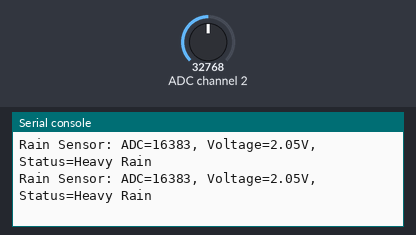
This program was run on a simulated CircuitPython board. Parts: the last lines printed to the serial console. The inputs (shaded band) are chosen by the test bench; at power-on: ADC channel 2 = 32768 (analog values on the 0–65535 scale).

Above: at 1.2 s.
1.3 s: ADC channel 2 set to 45874
At 2.9 s:
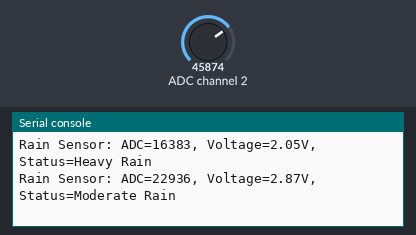
3.5 s: ADC channel 2 set to 57670
At 4.7 s:
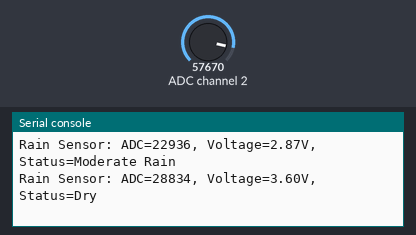

Measured:
- after the input at 1.3 s, the serial console: prints a new line after 0.75 s (image 1)
- after the input at 3.5 s, the serial console: prints a new line after 0.58 s (image 2)

The program:

rainsensor.py
```python
import time
import board
import busio
import adafruit_ads1x15.ads1115 as ADS
import time
import board
import busio
import adafruit_ads1x15.ads1115 as ADS
from adafruit_ads1x15.analog_in import AnalogIn

# Initialize I2C bus
i2c = busio.I2C(board.SCL, board.SDA)

# Set up ADS1115 ADC
ads = ADS.ADS1115(i2c)

# Read Rain Sensor Analog Output (AO -> A0)
rain_channel = AnalogIn(ads, ADS.P2)

# --- CALIBRATION INSTRUCTIONS ---
# 1. Record the ADC reading when the sensor is completely DRY.
# 2. Set DRY_THRESHOLD slightly BELOW that value.
# 3. During rainfall, record ADC readings and correlate with actual rainfall rates (mm/h) using:
#    - A local rain gauge, or
#    - OpenWeatherMap's "rain.1h" (precipitation in the last hour, in mm).
# 4. Classify rainfall intensity:
#    - Light rain: <2.5 mm/h
#    - Moderate rain: 2.5–7.6 mm/h
#    - Heavy rain: >7.6 mm/h
# 5. Map ADC readings to these categories. For example:
#    - DRY_THRESHOLD > 28,000 counts
#    - LIGHT_RAIN_THRESHOLD: 25,000–28,000 counts
#    - MODERATE_RAIN_THRESHOLD: 20,000–25,000 counts
#    - HEAVY_RAIN_THRESHOLD: <20,000 counts
# 6. Adjust the thresholds below based on your calibration data.

# Initial threshold estimates (adjust after calibration)
DRY_THRESHOLD = 28000  # Example: slightly below dry reading
LIGHT_RAIN_THRESHOLD = 25000  # Example: light rain range
MODERATE_RAIN_THRESHOLD = 20000  # Example: moderate rain range
HEAVY_RAIN_THRESHOLD = 15000  # Example: heavy rain range

def interpret_rain_level(value):
    """Interpret ADC reading into rainfall intensity categories."""
    if value > DRY_THRESHOLD:
        return "Dry"
    elif value > LIGHT_RAIN_THRESHOLD:
        return "Light Rain"
    elif value > MODERATE_RAIN_THRESHOLD:
        return "Moderate Rain"
    else:
        return "Heavy Rain"

while True:
    try:
        rain_value = rain_channel.value  # Raw ADC reading
        voltage = rain_channel.voltage  # Converted voltage
        rain_status = interpret_rain_level(rain_value)
        print(f"Rain Sensor: ADC={rain_value}, Voltage={voltage:.2f}V, Status={rain_status}")
    except Exception as e:
        print(f"Error reading sensor: {e}")
        # Optional: Add a small delay before retrying after an error
        time.sleep(2)
    time.sleep(1)  # Adjust sample rate if needed
```
